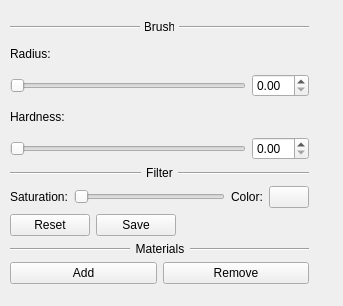
<?xml version="1.0" encoding="UTF-8"?>
<ui version="4.0">
 <class>AGPainter</class>
 <widget class="QWidget" name="AGPainter">
  <property name="geometry">
   <rect>
    <x>0</x>
    <y>0</y>
    <width>343</width>
    <height>306</height>
   </rect>
  </property>
  <property name="windowTitle">
   <string>Painter</string>
  </property>
  <widget class="QWidget" name="horizontalLayoutWidget_3">
   <property name="geometry">
    <rect>
     <x>10</x>
     <y>10</y>
     <width>311</width>
     <height>274</height>
    </rect>
   </property>
   <layout class="QHBoxLayout" name="mainLayout">
    <item>
     <layout class="QVBoxLayout" name="mainVLayout">
      <item>
       <spacer name="verticalSpacer">
        <property name="orientation">
         <enum>Qt::Vertical</enum>
        </property>
        <property name="sizeType">
         <enum>QSizePolicy::Minimum</enum>
        </property>
        <property name="sizeHint" stdset="0">
         <size>
          <width>10</width>
          <height>10</height>
         </size>
        </property>
       </spacer>
      </item>
      <item>
       <layout class="QHBoxLayout" name="hlBrushTitle">
        <property name="spacing">
         <number>5</number>
        </property>
        <item>
         <widget class="Line" name="line">
          <property name="maximumSize">
           <size>
            <width>16777215</width>
            <height>10</height>
           </size>
          </property>
          <property name="orientation">
           <enum>Qt::Horizontal</enum>
          </property>
         </widget>
        </item>
        <item>
         <widget class="QLabel" name="lbBrush">
          <property name="maximumSize">
           <size>
            <width>29</width>
            <height>50</height>
           </size>
          </property>
          <property name="text">
           <string>Brush</string>
          </property>
          <property name="textFormat">
           <enum>Qt::AutoText</enum>
          </property>
          <property name="scaledContents">
           <bool>true</bool>
          </property>
          <property name="alignment">
           <set>Qt::AlignCenter</set>
          </property>
          <property name="wordWrap">
           <bool>false</bool>
          </property>
          <property name="margin">
           <number>0</number>
          </property>
          <property name="indent">
           <number>0</number>
          </property>
          <property name="openExternalLinks">
           <bool>false</bool>
          </property>
         </widget>
        </item>
        <item>
         <widget class="Line" name="line_2">
          <property name="maximumSize">
           <size>
            <width>16777215</width>
            <height>10</height>
           </size>
          </property>
          <property name="orientation">
           <enum>Qt::Horizontal</enum>
          </property>
         </widget>
        </item>
       </layout>
      </item>
      <item>
       <layout class="QVBoxLayout" name="vlBrush">
        <item>
         <widget class="QLabel" name="lbRadius">
          <property name="text">
           <string>Radius:</string>
          </property>
         </widget>
        </item>
        <item>
         <layout class="QHBoxLayout" name="hlBrushRadius">
          <item>
           <widget class="QSlider" name="hsRadius">
            <property name="orientation">
             <enum>Qt::Horizontal</enum>
            </property>
           </widget>
          </item>
          <item>
           <widget class="QDoubleSpinBox" name="sbRadius"/>
          </item>
         </layout>
        </item>
        <item>
         <widget class="QLabel" name="lbHardness">
          <property name="text">
           <string>Hardness:</string>
          </property>
         </widget>
        </item>
        <item>
         <layout class="QHBoxLayout" name="hlBrushHardness">
          <item>
           <widget class="QSlider" name="hsHardness">
            <property name="orientation">
             <enum>Qt::Horizontal</enum>
            </property>
           </widget>
          </item>
          <item>
           <widget class="QDoubleSpinBox" name="sbHardness"/>
          </item>
         </layout>
        </item>
       </layout>
      </item>
      <item>
       <layout class="QHBoxLayout" name="hlFilterTitle">
        <property name="spacing">
         <number>5</number>
        </property>
        <item>
         <widget class="Line" name="line_3">
          <property name="maximumSize">
           <size>
            <width>16777215</width>
            <height>10</height>
           </size>
          </property>
          <property name="orientation">
           <enum>Qt::Horizontal</enum>
          </property>
         </widget>
        </item>
        <item>
         <widget class="QLabel" name="lbFilter">
          <property name="maximumSize">
           <size>
            <width>27</width>
            <height>15</height>
           </size>
          </property>
          <property name="text">
           <string>Filter</string>
          </property>
          <property name="textFormat">
           <enum>Qt::AutoText</enum>
          </property>
          <property name="scaledContents">
           <bool>true</bool>
          </property>
          <property name="alignment">
           <set>Qt::AlignCenter</set>
          </property>
          <property name="wordWrap">
           <bool>false</bool>
          </property>
          <property name="margin">
           <number>0</number>
          </property>
          <property name="indent">
           <number>0</number>
          </property>
          <property name="openExternalLinks">
           <bool>false</bool>
          </property>
         </widget>
        </item>
        <item>
         <widget class="Line" name="line_4">
          <property name="maximumSize">
           <size>
            <width>16777215</width>
            <height>10</height>
           </size>
          </property>
          <property name="orientation">
           <enum>Qt::Horizontal</enum>
          </property>
         </widget>
        </item>
       </layout>
      </item>
      <item>
       <layout class="QVBoxLayout" name="vlFilter">
        <item>
         <layout class="QHBoxLayout" name="hlFilterOptions">
          <item>
           <widget class="QLabel" name="lbSaturation">
            <property name="text">
             <string>Saturation:</string>
            </property>
           </widget>
          </item>
          <item>
           <widget class="QSlider" name="hsSaturation">
            <property name="orientation">
             <enum>Qt::Horizontal</enum>
            </property>
           </widget>
          </item>
          <item>
           <widget class="QLabel" name="lbColor">
            <property name="text">
             <string>Color:</string>
            </property>
           </widget>
          </item>
          <item>
           <widget class="QPushButton" name="pbColor">
            <property name="text">
             <string/>
            </property>
           </widget>
          </item>
         </layout>
        </item>
        <item>
         <layout class="QHBoxLayout" name="hlFilterButtons">
          <item>
           <widget class="QPushButton" name="pbReset">
            <property name="text">
             <string>Reset</string>
            </property>
           </widget>
          </item>
          <item>
           <widget class="QPushButton" name="pbSave">
            <property name="text">
             <string>Save</string>
            </property>
           </widget>
          </item>
          <item>
           <spacer name="horizontalSpacer_2">
            <property name="orientation">
             <enum>Qt::Horizontal</enum>
            </property>
            <property name="sizeHint" stdset="0">
             <size>
              <width>40</width>
              <height>20</height>
             </size>
            </property>
           </spacer>
          </item>
         </layout>
        </item>
        <item>
         <layout class="QHBoxLayout" name="hlMaterials">
          <property name="spacing">
           <number>5</number>
          </property>
          <item>
           <widget class="Line" name="line_7">
            <property name="maximumSize">
             <size>
              <width>16777215</width>
              <height>10</height>
             </size>
            </property>
            <property name="orientation">
             <enum>Qt::Horizontal</enum>
            </property>
           </widget>
          </item>
          <item>
           <widget class="QLabel" name="lbMaterials">
            <property name="maximumSize">
             <size>
              <width>50</width>
              <height>15</height>
             </size>
            </property>
            <property name="text">
             <string>Materials</string>
            </property>
            <property name="textFormat">
             <enum>Qt::AutoText</enum>
            </property>
            <property name="scaledContents">
             <bool>true</bool>
            </property>
            <property name="alignment">
             <set>Qt::AlignCenter</set>
            </property>
            <property name="wordWrap">
             <bool>false</bool>
            </property>
            <property name="margin">
             <number>0</number>
            </property>
            <property name="indent">
             <number>0</number>
            </property>
            <property name="openExternalLinks">
             <bool>false</bool>
            </property>
           </widget>
          </item>
          <item>
           <widget class="Line" name="line_8">
            <property name="maximumSize">
             <size>
              <width>16777215</width>
              <height>10</height>
             </size>
            </property>
            <property name="orientation">
             <enum>Qt::Horizontal</enum>
            </property>
           </widget>
          </item>
         </layout>
        </item>
       </layout>
      </item>
      <item>
       <layout class="QVBoxLayout" name="vlMaterials">
        <item>
         <layout class="QHBoxLayout" name="horizontalLayout">
          <item>
           <widget class="QPushButton" name="pbAdd">
            <property name="text">
             <string>Add</string>
            </property>
           </widget>
          </item>
          <item>
           <widget class="QPushButton" name="pbRemove">
            <property name="text">
             <string>Remove</string>
            </property>
           </widget>
          </item>
         </layout>
        </item>
       </layout>
      </item>
     </layout>
    </item>
    <item>
     <spacer name="horizontalSpacer">
      <property name="orientation">
       <enum>Qt::Horizontal</enum>
      </property>
      <property name="sizeType">
       <enum>QSizePolicy::Minimum</enum>
      </property>
      <property name="sizeHint" stdset="0">
       <size>
        <width>12</width>
        <height>20</height>
       </size>
      </property>
     </spacer>
    </item>
   </layout>
  </widget>
 </widget>
 <resources/>
 <connections/>
</ui>
